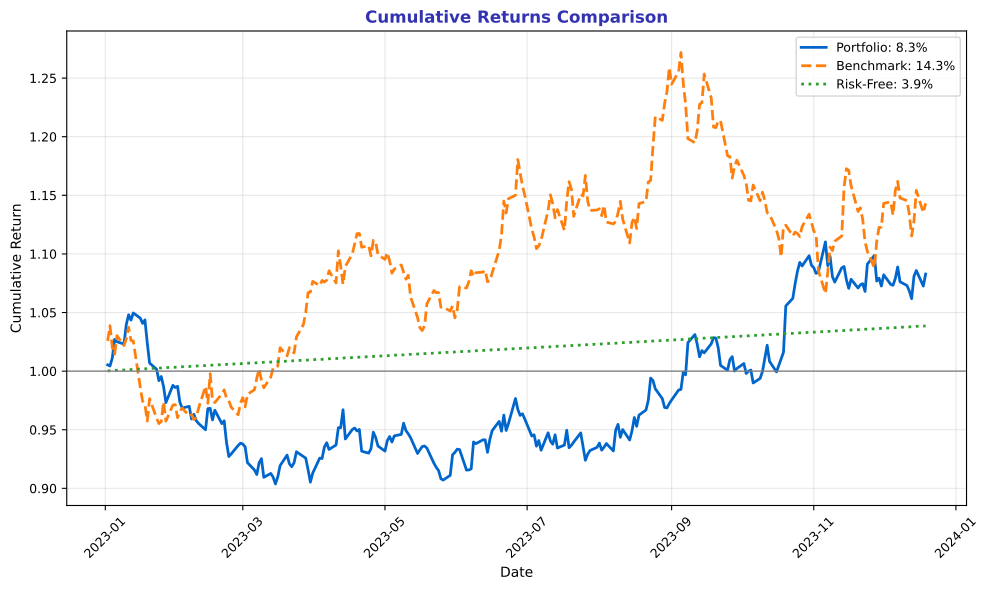

Generate this figure with Python:
"""Cumulative Returns - Strategy comparison"""
import matplotlib.pyplot as plt
import numpy as np
import pandas as pd
from pathlib import Path

plt.rcParams.update({
    'font.size': 10, 'axes.labelsize': 10, 'axes.titlesize': 11,
    'xtick.labelsize': 9, 'ytick.labelsize': 9, 'legend.fontsize': 9,
    'figure.figsize': (10, 6), 'figure.dpi': 150
})

MLPURPLE = '#3333B2'
MLBLUE = '#0066CC'
MLGREEN = '#2CA02C'
MLORANGE = '#FF7F0E'

np.random.seed(42)

fig, ax = plt.subplots(figsize=(10, 6))

dates = pd.date_range('2023-01-01', periods=252, freq='B')

strategies = {
    'Portfolio': np.random.normal(0.0004, 0.01, 252),
    'Benchmark': np.random.normal(0.0003, 0.012, 252),
    'Risk-Free': np.full(252, 0.00015),
}

for name, returns in strategies.items():
    cumulative = (1 + returns).cumprod()
    color = MLBLUE if name == 'Portfolio' else (MLORANGE if name == 'Benchmark' else MLGREEN)
    style = '-' if name == 'Portfolio' else ('--' if name == 'Benchmark' else ':')
    ax.plot(dates, cumulative, color=color, linewidth=2, linestyle=style,
            label=f'{name}: {(cumulative[-1]-1)*100:.1f}%')

ax.axhline(1, color='gray', linestyle='-', linewidth=1)
ax.set_title('Cumulative Returns Comparison', fontsize=12, fontweight='bold', color=MLPURPLE)
ax.set_xlabel('Date', fontsize=10)
ax.set_ylabel('Cumulative Return', fontsize=10)
ax.tick_params(axis='x', rotation=45)
ax.legend(fontsize=9)
ax.grid(alpha=0.3)

plt.tight_layout()
plt.savefig(Path(__file__).parent / 'chart.pdf', dpi=300, bbox_inches='tight')
plt.close()
